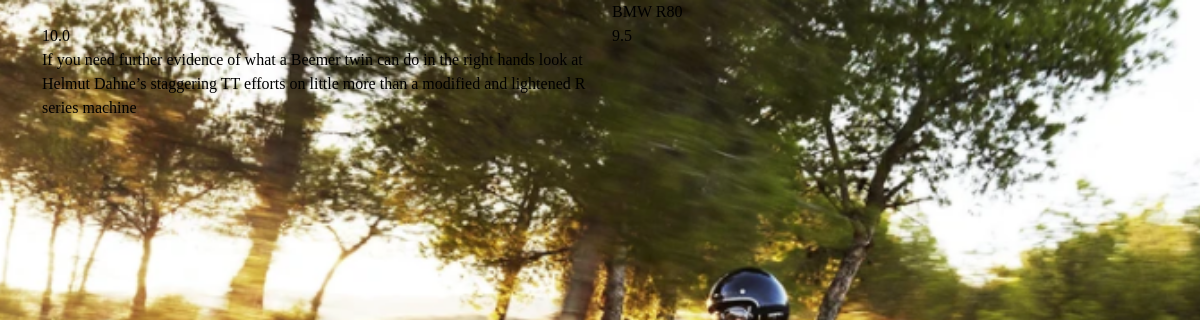
Before: /1/ with the older database file.
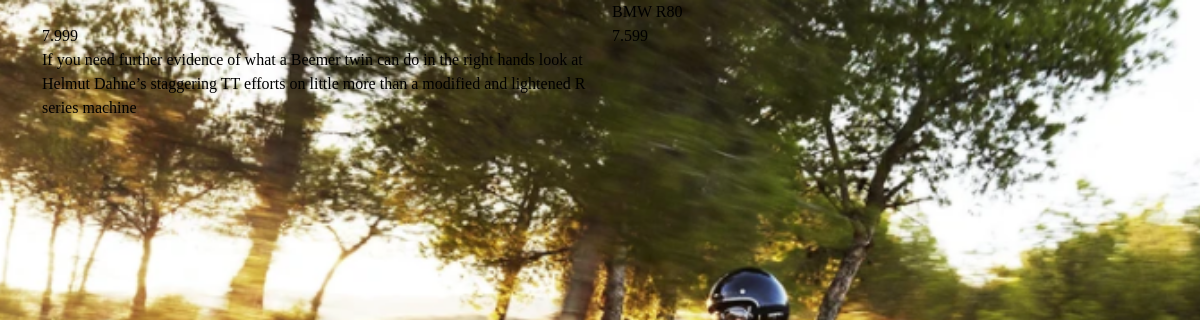
After: the same page with the newer database file.
### shop/models.py (models this page shows)
class Products(models.Model):
    title = models.CharField(max_length=220)
    price = models.FloatField()
    discount_price = models.FloatField()
    category = models.CharField(max_length=220)
    description = models.TextField()
    image = models.CharField(max_length=300)

### shop/views.py (the view)
# urls.py: path('<int:id>/', views.detail,name='detail'),
def detail(request,id):
    product_object = Products.objects.get(id=id)
    return render(request,'shop/detail.html',{'product_object':product_object})

### shop/templates/shop/detail.html (shortened to what this page needs)
{% load static %}
<!DOCTYPE html>
<html lang="en">
<head>
    <link href="https://cdn.jsdelivr.net/npm/bootstrap@5.0.2/dist/css/bootstrap.min.css" rel="stylesheet">
<link rel="stylesheet" href="{% static 'shop/style.css' %}">
</head>
<body>
    <div class="container">
        <div class="row">
            <div class="col-md-6">
                <div class="row">
                    <div class="col-md-12">
                    </div>
                </div>
            </div>
                   <div class="col-md-6">
                       <div class="row">
                           <div class="col-md-12">
                               {{ product_object.title }}
                           </div>
                       </div>
                   </div>
                   <div class="col-md-6">
                       <div class="row">
                           <div class="col-md-12">
                               {{ product_object.price }}
                           </div>
                       </div>
                   </div>
                   <div class="col-md-6">
                       <div class="row">
                           <div class="col-md-12">
                               {{ product_object.discount_price }}
                           </div>
                       </div>
                   </div>
                   <div class="col-md-6">
                       <div class="row">
                           <div class="col-md-12">
                               {{ product_object.description }}
                           </div>
                       </div>
                   </div>
        </div>
    </div>
</body>
</html>

### shop/static/shop/style.css (style rules this page uses)
* { box-sizing: border-box; }
body { background: url('/static/shop/media/homepage_background_cropped.jpg') no-repeat center center fixed; background-size: cover; background-color: #908204; height: calc(100vh - 164px); color: rgb(0, 0, 0); font-family: "Akya"; }

Changed rows visible on the page:
changed Products "BMW R80": price "10.0" → "7.999"; discount_price "9.5" → "7.599"
